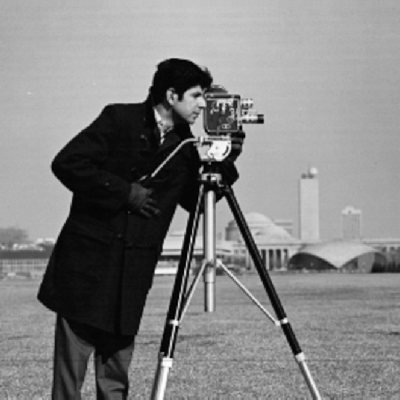
#> input picture week_06/cameraman.png, 400 x 400 px
$ python week_06.py
#> lines starting #> are read from the running program, lines starting #| are printed output that depends on the picture; after the words box and inside, x2 and y2 are one past the last pixel; in counts of white or black regions, pixels touching at a corner belong together
import cv2
import numpy as np

#fourier dönüşümü
orj_resim = cv2.imread('cameraman.png', cv2.IMREAD_GRAYSCALE)
#> orj_resim: shape (400, 400); min 0, max 253, mean 131

f_resim=np.fft.fft2(orj_resim)
f_resim=np.fft.fftshift(f_resim)

m,n=f_resim.shape
#> m = 400; n = 400

#en değerli frekansları sıfırlama
# f_resim[m//2:m//2,n//2]=0
# f_resim[m//2-20:m//2+20,n//2-20:n//2+20]=0

mask=np.zeros(f_resim.shape,dtype='uint8')
# mask[m//2-100:m//2+100,n//2-100:n//2+100]=1
# mask[m//2-100:m//2+100,n//2-100:n//2+100]=1
r=100
mask=cv2.circle(mask,(m//2,n//2),r,1,-1)
mask=cv2.circle(mask,(m//2,n//2),3*r//4,0,-1)
mask=1-mask

f_resim=f_resim*mask


g_resim=np.abs(f_resim)
# g_resim=np.abs(f_resim)

g_resim=g_resim/np.max(g_resim)*255

y_resim=np.fft.ifftshift(f_resim)
y_resim=np.fft.ifft2(y_resim)
y_resim=np.abs(y_resim).astype(np.uint8)
y_resim=(y_resim/np.max(y_resim)*255).astype(np.uint8)

cv2.imshow('orjinal',orj_resim)
cv2.imshow('frekans',g_resim)
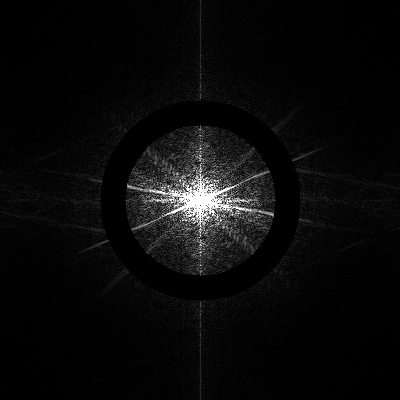
#> window 'frekans': shape (400, 400); min 0, max 255, mean 10.2
cv2.imshow('yeni',y_resim)
cv2.imshow('mask',mask*255)
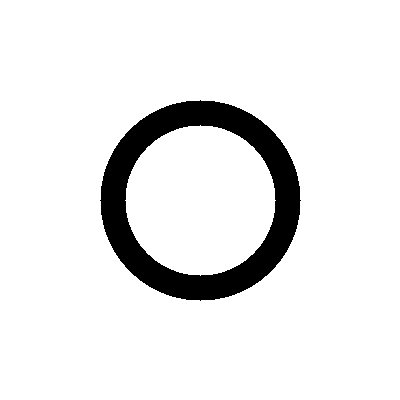
#> window 'mask': shape (400, 400); 91.4% white; 1 black region, box (x1, y1, x2, y2) and area: (100, 100, 301, 301) 13752
cv2.waitKey()
